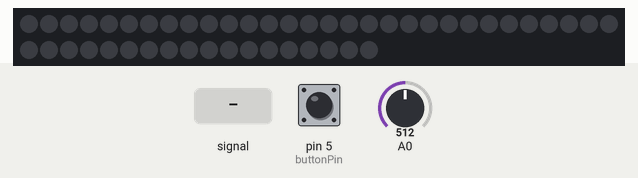
The sketch below on a simulated Arduino Uno, built with avr-gcc and run on an emulated ATmega328P. On the bench: 48 RGB LEDs in strip order, left to right, continuing on the next row. Inputs (shaded band) come from the test bench; at power-on: pin 5 (buttonPin) LOW, A0 = 512. Dim RGB values are drawn brighter than linear.

Above: at 1.2 s.
1.3 s: A0 fed a 200 Hz sine of ±81 counts around its level
3.7 s: pin 5 (buttonPin) pulled HIGH for 0.15 s
4.4 s: pin 5 (buttonPin) pulled HIGH for 1 s
6.0 s: pin 5 (buttonPin) pulled HIGH for 0.15 s
At 6.17 s:
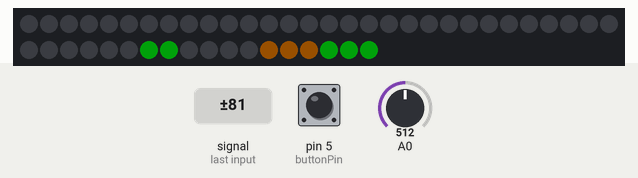
6.7 s: pin 5 (buttonPin) pulled HIGH for 3.2 s
At 8.29 s:
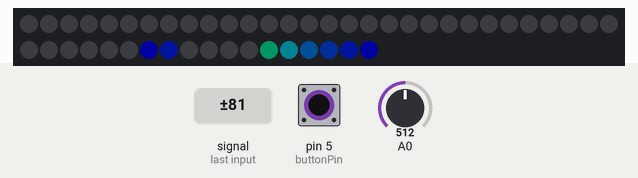
10.5 s: A0 set to 716
Timing chart, 0 to 13.0 s (numbered marks = the images above; inputs shaded):
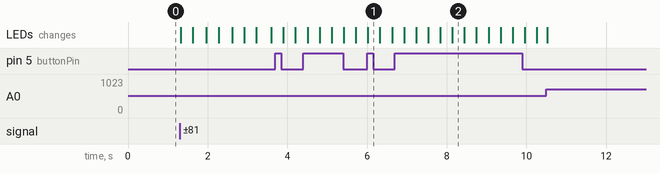

Measured:
- after the input at 6.0 s, the LEDs: change at once (image 1)
- after the input at 6.7 s, the LEDs: first change after 0.23 s (image 2 shows a later state)

The sketch:

spectrum_analyzer_ws2812b_ino.ino
```cpp
// (licence header left out)
#include <arduinoFFT.h>
#include <SPI.h>
#include <Adafruit_NeoPixel.h>

#define SAMPLES 16        //Must be a power of 2
#define  xres 8          // Total number of  columns in the display, must be <= SAMPLES/2
#define  yres 6           // Total number of  rows in the display
#define ledPIN 6          // pint to control Led Matrix
#define NUM_LEDS (xres * yres)
#define BRIGHTNESS 35
#define buttonPin 5       // the number of the pushbutton pin to change displaycolor

byte yvalue;
byte displaycolumn, displayvalue;
int peaks[xres];
byte state = HIGH;           // the current reading from the input pin
byte previousState = LOW;    // the previous reading from the input pin
byte displaycolor = 0;

//Arrays for samplig
double vReal[SAMPLES];
double vImag[SAMPLES];
byte data_avgs[xres];
arduinoFFT FFT = arduinoFFT(); // FFT object

unsigned long lastDebounceTime = 0;   // the last time the output pin was toggled
unsigned long debounceDelay = 100;    // the debounce time; increase if the output flickers

// Parameter 1 = number of leds in matrix
// Parameter 2 = pin number (most are valid)
// Parameter 3 = pixel type flags, add together as needed:
//   NEO_KHZ800  800 KHz bitstream (most NeoPixel products w/WS2812 LEDs)
//   NEO_KHZ400  400 KHz (classic 'v1' (not v2) FLORA pixels, WS2811 drivers)
//   NEO_GRB     Pixels are wired for GRB bitstream (most NeoPixel products)
//   NEO_RGB     Pixels are wired for RGB bitstream (v1 FLORA pixels, not v2)
Adafruit_NeoPixel pixel = Adafruit_NeoPixel(NUM_LEDS, ledPIN, NEO_GRB + NEO_KHZ800);

// EQ filter to attenuates bass and improves treble
// Useful on PC sound card which usually has many bass and poor high frequency
bool EQ_ON = false; // set to false to disable eq
byte eq[32] = {50, 55, 60, 70, 75, 80, 85, 95,
               100, 100, 100, 100, 100, 100, 100, 100,
               100, 100, 100, 100, 100, 100, 100, 100,
               115, 125, 140, 160, 185, 200, 225, 255
              };

//Define color for single led, used in setColumn function, 0 for custom color
//Color are calculated by Wheel function, see below
byte colors[][8] = {
  {170, 160, 150, 140, 130, 120, 1, 1},
  {1, 5, 10, 15, 20, 25, 90, 90},
  {90, 85, 80, 75, 70, 65, 1, 1},
  {90, 90, 90, 30, 30, 30, 1, 1},
  {170, 160, 150, 140, 130, 120, 0, 0},
  {170, 160, 150, 140, 130, 120, 1, 1},
  {170, 160, 150, 140, 130, 120, 1, 1}
};

void setup() {

  pixel.begin();
  pixel.setBrightness(BRIGHTNESS);

  // Begin FFT operations
  ADCSRA = 0b11100101;      // set ADC to free running mode and set pre-scalar to 32 (0xe5)
  ADMUX = 0b00000000;       // use pin A0 and external voltage reference
}

void loop() {

  // ++ Sampling
  for (int i = 0; i < SAMPLES; i++) {
    while (!(ADCSRA & 0x10));       // wait for ADC to complete current conversion ie ADIF bit set
    ADCSRA = 0b11110101 ;           // clear ADIF bit so that ADC can do next operation (0xf5)
    int value = ADC - 512 ;         // Read from ADC and subtract DC offset caused value
    vReal[i] = value / 8;           // Copy to bins after compressing
    vImag[i] = 0;
  }

  FFT.Windowing(vReal, SAMPLES, FFT_WIN_TYP_HAMMING, FFT_FORWARD);
  FFT.Compute(vReal, vImag, SAMPLES, FFT_FORWARD);
  FFT.ComplexToMagnitude(vReal, vImag, SAMPLES);

  // -- FFT
  // ++ re-arrange FFT result to match with no. of columns on display (xres)
  int step = (SAMPLES / 2) / xres;
  int c = 0;
  for (int i = 0; i < (SAMPLES / 2); i += step) {
    data_avgs[c] = 0;
    for (int k = 0 ; k < step ; k++) {
      data_avgs[c] = data_avgs[c] + vReal[i + k];
    }
    data_avgs[c] = data_avgs[c] / step;
    c++;
  }

  // ++ send to display according measured value
  for (int i = 0; i <xres; i++) {
    if (EQ_ON)
      data_avgs[i] = data_avgs[i] * (float)(eq[i]) / 100; //apply eq filter
    data_avgs[i] = constrain(data_avgs[i], 0, 80);        // set max & min values for buckets to 0-80
    data_avgs[i] = map(data_avgs[i], 0, 80, 0, yres);     // remap averaged values to yres 0-8
    yvalue = data_avgs[i];
    peaks[i] = peaks[i] - 1;                              // decay by one light
    if (yvalue > peaks[i]) peaks[i] = yvalue;             //save peak if > previuos peak
    yvalue = peaks[i];
    displaycolumn = i;
    displayvalue = yvalue;
    setColumn(displaycolumn, displayvalue);               // draw buckets
  }
  pixel.show();                                           // show buckets
  displaycolorChange();                                   // check if button pressed to change color mode
}

//-----------------------------------------------------------------
// Light leds of x column according to y value
void setColumn(byte x, byte y) {
  byte led, i;

  for (i = 0; i < yres; i++) {
    led = GetLedFromMatrix(x, i); //retrieve current led by x,y coordinates
    if (peaks[x] > i) {
      switch (displaycolor) {
        case 4:
          //put zero 0 on array value to customize peaks color
          if (colors[displaycolor][i] > 0) {
            //normal color defined on color array
            pixel.setPixelColor(led, Wheel(colors[displaycolor][i]));
          }
          else {
            //custom color for peaks only with 0 on array value
            pixel.setPixelColor(led, 255, 255, 255); //Led number, R, G, B values
          }
          break;

        case 5:
          //change color by column
          pixel.setPixelColor(led, Wheel(x * 16));
          break;

        case 6:
          //change color by row
          pixel.setPixelColor(led, Wheel(i * 36));
          break;

        default:
          //display color set -> displaycolor from 0 to 3
          //color are defined on color array
          pixel.setPixelColor(led, Wheel(colors[displaycolor][i]));
      }//END SWITCH
    }
    else {
      pixel.setPixelColor(led, 0);
    }
  }
}

//======================================================================
// Calculate a led number by x,y coordinates
// valid for WS2812B with serpentine layout placed in horizzontal
// and zero led at bottom right (input connector on the right side)
// input value: x=0-31, y=0-7, return a led number from 0 to 255
//========================================================================
byte GetLedFromMatrix(byte x, byte y) {
  x = xres - x - 1;
  if (x & 0x01) {
    //Odd columns increase backwards
    return ((x + 1) * yres - y - 1);
  }
  else {
    //Even columns increase normally
    return ((x + 1) * yres - yres + y);
  }
}
//========================================================================

void displaycolorChange() {
  int reading = digitalRead(buttonPin);
  if (reading == HIGH && previousState == LOW && millis() - lastDebounceTime > debounceDelay) // works only when pressed
  {
    displaycolor++;
    if (displaycolor > 6) displaycolor = 0;
    lastDebounceTime = millis();
  }
  previousState = reading;
}

/* Utility from Adafruit Neopixel demo sketch
   Input a value 0 to 255 to get a color value.
   The colours are a transition R - G - B - back to R.*/
unsigned long Wheel(byte WheelPos) {
  WheelPos = 255 - WheelPos;
  if (WheelPos < 85) {
    return pixel.Color(255 - WheelPos * 3, 0, WheelPos * 3);
  }
  if (WheelPos < 170) {
    WheelPos -= 85;
    return pixel.Color(0, WheelPos * 3, 255 - WheelPos * 3);
  }
  WheelPos -= 170;
  return pixel.Color(WheelPos * 3, 255 - WheelPos * 3, 0);
}
```
